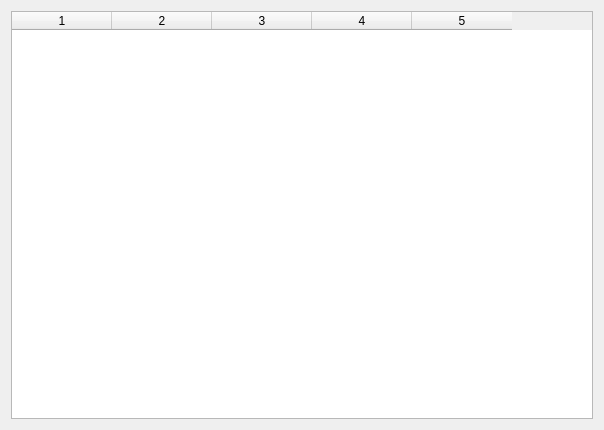
<?xml version="1.0" encoding="UTF-8"?>
<ui version="4.0">
 <class>DepartmentForm</class>
 <widget class="QWidget" name="DepartmentForm">
  <property name="geometry">
   <rect>
    <x>0</x>
    <y>0</y>
    <width>604</width>
    <height>430</height>
   </rect>
  </property>
  <property name="windowTitle">
   <string>판매세부내역</string>
  </property>
  <layout class="QGridLayout" name="gridLayout">
   <item row="0" column="0">
    <widget class="QTableWidget" name="tableWidget">
     <property name="rowCount">
      <number>0</number>
     </property>
     <property name="columnCount">
      <number>5</number>
     </property>
     <attribute name="verticalHeaderVisible">
      <bool>false</bool>
     </attribute>
     <column/>
     <column/>
     <column/>
     <column/>
     <column/>
    </widget>
   </item>
  </layout>
 </widget>
 <resources/>
 <connections/>
</ui>
